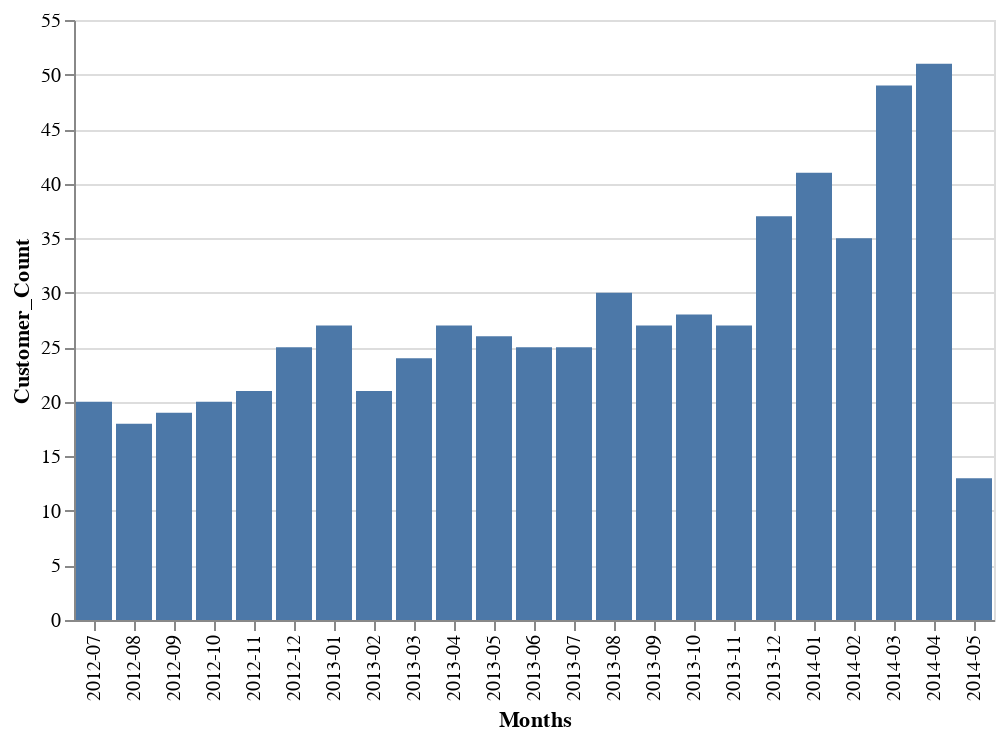

The notebook cell saved with this chart:
### Code cell
CustomersAcquired |> @vlplot(:bar, x=:Months, y=:Customer_Count)

### Figure 1 — Vega-Lite specification as saved in the notebook (floating-point values rounded to 4 significant figures)
{"data": {"values": [{"Customer_Count": 20, "Months": "2012-07"}, {"Customer_Count": 18, "Months": "2012-08"}, {"Customer_Count": 19, "Months": "2012-09"}, {"Customer_Count": 20, "Months": "2012-10"}, {"Customer_Count": 21, "Months": "2012-11"}, {"Customer_Count": 25, "Months": "2012-12"}, {"Customer_Count": 27, "Months": "2013-01"}, {"Customer_Count": 21, "Months": "2013-02"}, {"Customer_Count": 24, "Months": "2013-03"}, {"Customer_Count": 27, "Months": "2013-04"}, {"Customer_Count": 26, "Months": "2013-05"}, {"Customer_Count": 25, "Months": "2013-06"}, {"Customer_Count": 25, "Months": "2013-07"}, {"Customer_Count": 30, "Months": "2013-08"}, {"Customer_Count": 27, "Months": "2013-09"}, {"Customer_Count": 28, "Months": "2013-10"}, {"Customer_Count": 27, "Months": "2013-11"}, {"Customer_Count": 37, "Months": "2013-12"}, {"Customer_Count": 41, "Months": "2014-01"}, {"Customer_Count": 35, "Months": "2014-02"}, {"Customer_Count": 49, "Months": "2014-03"}, {"Customer_Count": 51, "Months": "2014-04"}, {"Customer_Count": 13, "Months": "2014-05"}]}, "encoding": {"x": {"field": "Months", "type": "nominal"}, "y": {"field": "Customer_Count", "type": "quantitative"}}, "mark": "bar"}
